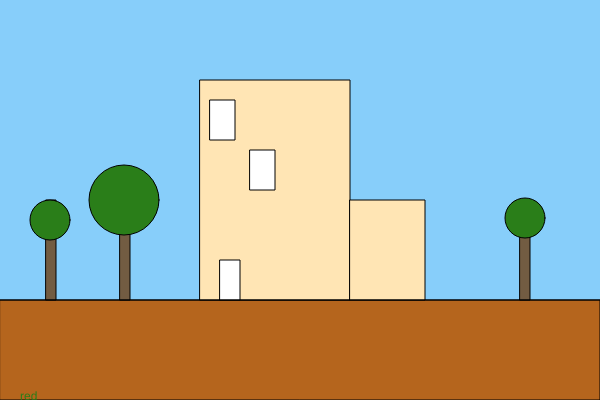
Frame 1 (no input)
Frame 60 (no input): identical to frame 1, image omitted
Frame 120 (the mouse pressed at the canvas centre since frame 60): identical to frame 1, image omitted

The p5.js sketch that drew this single still picture (run headless with seeded random() and noise() and a simulated clock; from frame 60 on, the mouse is pressed at the canvas centre):

// p5.js sketch
// ── sketch.js
function setup() {
  createCanvas(600, 400);
  slider1 = createSlider(120,200,150)
  slider1.position(9,655)
  slider2 = createSlider(30,120,80)
  slider2.position(9,695)
  slider3 = createSlider(210,315,250)
  slider3.position(150,657)
  slider4 = createSlider(100,200,150)
  slider4.position(150,695)
  
  slider5 = createSlider(210,315,210)
  slider5.position(310,657)
  slider6 = createSlider(100,200,100)
  slider6.position(310,695)
  
  slider7 = createSlider(220,310,220)
  slider7.position(475,657)
  

}

function draw() {
  //sky
  background(135,206,250);
  //ground
  fill(181, 101, 29);
  rect(0,300, 600,100);
  // Building
  fill(255, 229, 180);
  rect(200,slider2.value(), slider1.value(),(200 + 100-slider2.value()));
  //building extension
  rect(350,200,75,100);
  //Window 1
  fill(255, 255 ,255);
  rect(slider3.value(),slider4.value(), 25,40);
  //Window 2
  rect(slider5.value(),slider6.value(), 25,40);
  //Door
  rect(slider7.value(),260, 20,40);
  //tree left  1
  fill(114,92,66);
  rect(120,200, 10,100);
  fill(42,126,25);
  ellipse(124,200, 70,70);
  //tree left 2 smaller
  fill(114,92,66);
  rect(46,200, 10,100);
  fill(42,126,25);
  ellipse(50,220, 40,40);
  //tree right 1
  fill(114,92,66);
  rect(520,200, 10,100);
  fill(42,126,25);
  ellipse(525,218, 40,40);
  text('red', 20, 400)
  
  
  
  
  line(0, 300, 600, 300);
  //
}
// ── page 2.html
<!DOCTYPE html><html lang="en"><head>
    <link rel="stylesheet" type="text/css" href="style.css">
    <meta charset="utf-8">

  </head>
  <body>
    <h1 style="color:black;font-size:30px;">Data</h1>  
    <img src="picture.png" alt="data display">
    <p></p>
    <button style="width:200px;height:100px; left:100px; top:440px; background-color:none;">Generate AI driven building forms</button>
    

     
<script>  
function hello(){  
alert("Thank you for your inputs");  
}  
</script>  

        
   
  

</body></html>
// ── page2.html
<!DOCTYPE html><html lang="en"><head>
    <link rel="stylesheet" type="text/css" href="style.css">
    <meta charset="utf-8">

  </head>
  <body>
    <h1 style="color:black;font-size:30px;">Data</h1>  
    <img src="picture.jpeg" alt="data display">
    <p></p>
    <button style="width:200px;height:100px; left:100px; top:440px; background-color:none;">Generate AI driven building forms</button>
    

     
<script>  
function hello(){  
alert("Thank you for your inputs");  
}  
</script>  

        
   
  

</body></html>
